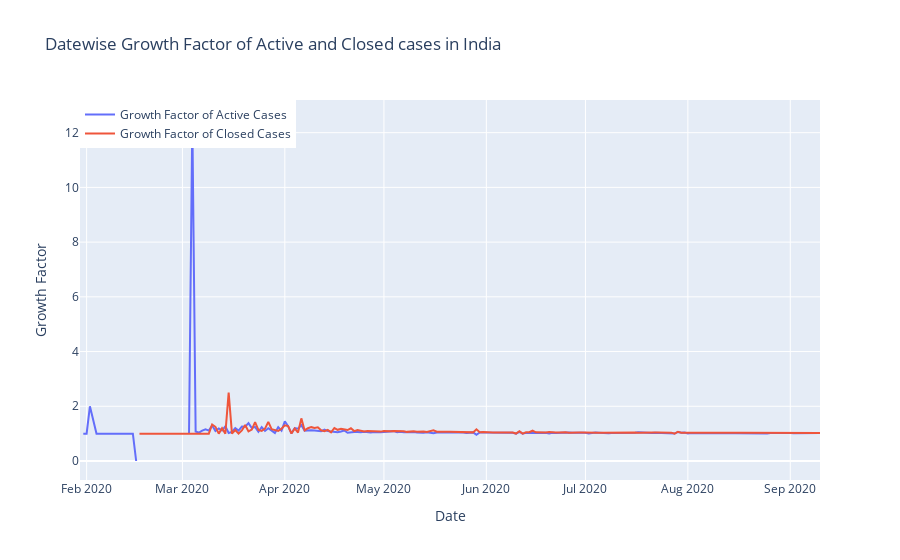

Notebook code for this chart:
### Markdown cell above
### Growth Factor for Active and Closed Cases
Growth factor is the factor by which a quantity multiplies itself over time. The formula used is:

**Formula: Every day's new (Active and Closed Cases) / new (Active and Closed Cases) on the previous day.**

A growth factor **above 1 indicates an increase correspoding cases**.

A growth factor **above 1 but trending downward** is a positive sign.

A growth factor **constant at 1 indicates there is no change in any kind of cases**.

A growth factor **below 1 indicates real positive sign implying more patients are getting recovered or dying as compared to the Confirmed Cases**.

### Code cell
fig=go.Figure()
fig.add_trace(go.Scatter(x=india_datewise.index, 
                        y=(india_datewise["Confirmed"]-india_datewise["Recovered"]-india_datewise["Deaths"])/(india_datewise["Confirmed"]-india_datewise["Recovered"]-india_datewise["Deaths"]).shift(),
                    mode='lines',
                    name='Growth Factor of Active Cases'))
fig.add_trace(go.Scatter(x=india_datewise.index, y=(india_datewise["Recovered"]+india_datewise["Deaths"])/(india_datewise["Recovered"]+india_datewise["Deaths"]).shift(),
                    mode='lines',
                    name='Growth Factor of Closed Cases'))
fig.update_layout(title="Datewise Growth Factor of Active and Closed cases in India",
                 xaxis_title="Date",yaxis_title="Growth Factor",
                 legend=dict(x=0,y=1,traceorder="normal"))
fig.show()

### Figure 1 — Plotly figure (JSON) as saved in the notebook; plotly's stock layout.template omitted (floating-point values rounded to 4 significant figures; data arrays with more than 128 entries replaced by an {"elided": "..."} marker saying what was removed)
{"data": [{"mode": "lines", "name": "Growth Factor of Active Cases", "type": "scatter", "x": {"elided": "225 str values"}, "y": {"elided": "225 float values"}}, {"mode": "lines", "name": "Growth Factor of Closed Cases", "type": "scatter", "x": {"elided": "225 str values"}, "y": {"elided": "225 float values"}}], "layout": {"legend": {"traceorder": "normal", "x": 0, "y": 1}, "title": {"text": "Datewise Growth Factor of Active and Closed cases in India"}, "xaxis": {"title": {"text": "Date"}}, "yaxis": {"title": {"text": "Growth Factor"}}}}
